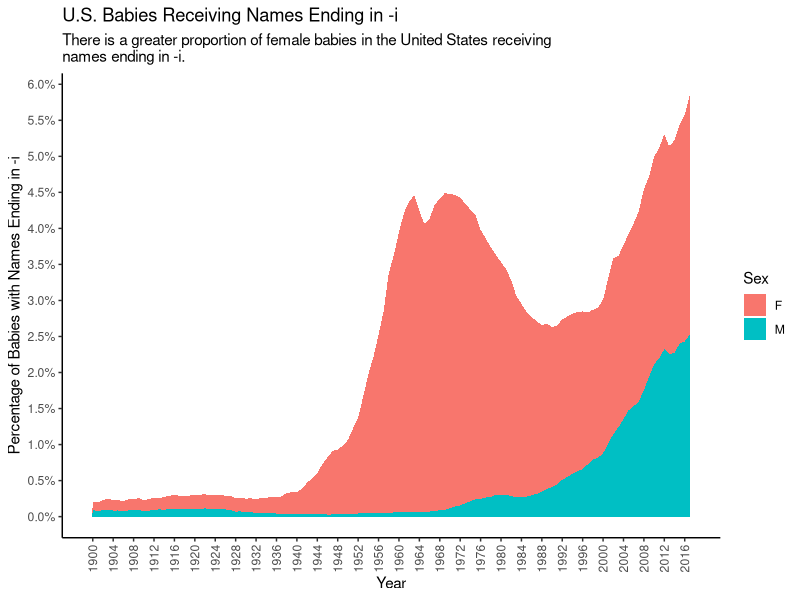

Reproduce this figure in R.
## ---- chunk 1
#| echo: false
#| message: false
library(tidyverse)
## ---- chunk 2
#| echo: false
#| message: false
x <- read_csv("data/i_names.csv")
x |>
  summarize(sum_prop = sum(prop), .by = c(year, sex)) |>
  filter(year >= 1900) |>
  ggplot(aes(x = year, y = sum_prop, fill = sex)) + 
  geom_area() + 
  scale_x_continuous(breaks = seq(1900, 2016, 4)) +
  scale_y_continuous(labels = scales::percent, breaks = seq(0, 0.06, 0.005)) +
  theme_classic() +
  theme(axis.text.x = element_text(angle = 90, vjust = 0.5)) +
  labs(
    title = "U.S. Babies Receiving Names Ending in -i",
    subtitle = "There is a greater proportion of female babies in the United States receiving \nnames ending in -i.",
    x = "Year",
    y = "Percentage of Babies with Names Ending in -i",
    fill = "Sex"
  )
